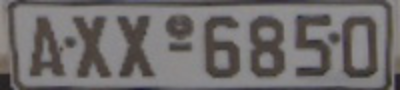
#> input picture OpenCVBasics/image/license_plate.png, 400 x 90 px
$ jupyter execute --allow-errors 'Connected Component Labeling.ipynb'
#> lines starting #> are read from the running program, lines starting #| are printed output that depends on the picture; after the words box and inside, x2 and y2 are one past the last pixel; in counts of white or black regions, pixels touching at a corner belong together
# Connected Component Labeling

Connected component analysis is a process of finding all the connected pixels in an image. This helps in extracting shapes from our image. This is better than contour extraction where there are several heirarchical contours in an image.

To extract the connected components we can use skimage's measure.label function. This function takes as input a thresholded or binary image and the number of neighbors. The neighbours here refer to the north, west, northeast, northwest pixels. Since the entire image is scanned, 4 pixels scan gives an 8 neighbor connectivity.

Each connected component is assigned a unique label as shown below. We can use these unique labels as masks to isolate the connected compoments

[cell 1]
import cv2
from skimage import measure
import matplotlib.pyplot as plt
import numpy as np

image = cv2.imread('image/license_plate.png')
#> image is the input picture: shape (90, 400, 3); mean B, G, R 107.6, 107.8, 111.5

gray = cv2.cvtColor(image,cv2.COLOR_BGR2GRAY)

# Threshold the image to make it binary using adaptive thresholding

threshold = cv2.adaptiveThreshold(gray,255,cv2.ADAPTIVE_THRESH_MEAN_C,cv2.THRESH_BINARY_INV,25,15)
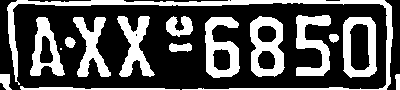
#> threshold: shape (90, 400); 32.8% white; 16 white regions (1 under 20 px), largest, box (x1, y1, x2, y2) and area: (7, 0, 393, 90) 2803, (250, 16, 285, 77) 1269, (205, 17, 240, 78) 1210

plt.imshow(threshold,cmap='gray')
plt.show()

[cell 2]
# Extracting the unique labels for the connected components
labels = measure.label(threshold,neighbors=8,background=0)
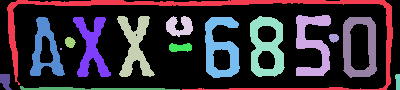
#> labels: shape (90, 400) int64; 17 distinct labels, from 0 to 16; one colour per label, 0 black

#Creating a mask for displaying the connected component
mask = np.zeros(threshold.shape,dtype='uint8')

[cell 3]
fig = plt.figure()
fig, ax = plt.subplots(nrows=1, ncols=1)
for i,label in enumerate(np.unique(labels)):

    blank = np.zeros(gray.shape,dtype='uint8')
    blank[labels == label ] = 255
    if cv2.countNonZero(blank) > 400:

        plt.imshow(blank,cmap='gray')
        plt.show()
#> this loop made 17 passes
#> pass 1, `plt.show()`:
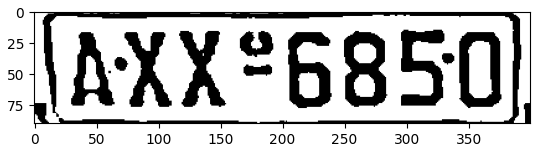
#> figure drawn by matplotlib, 1 panel
#> pass 2, `plt.show()`:
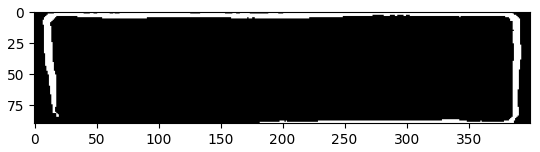
#> figure drawn by matplotlib, 1 panel
#> after the loop:
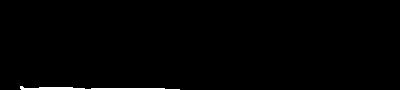
#> blank: shape (90, 400); 0.94% white; 1 white region

## Contour extraction on the same image

As can be seen from the image below if we have to identify each letter and digit from a contour it would have been a tedious task

[cell 4]
cnts = cv2.findContours(threshold.copy(),cv2.RETR_LIST,cv2.CHAIN_APPROX_SIMPLE)
#> cnts = 22 contours, 2 with area under 20; largest, box (x1, y1, x2, y2) and area: (7, 0, 393, 90) 2061, (343, 17, 377, 78) 1814, (250, 16, 285, 77) 1696, (205, 17, 240, 78) 1411, (30, 17, 65, 76) 1110

clone = image.copy()
#> (the rest of this cell did not finish here and is left out)
